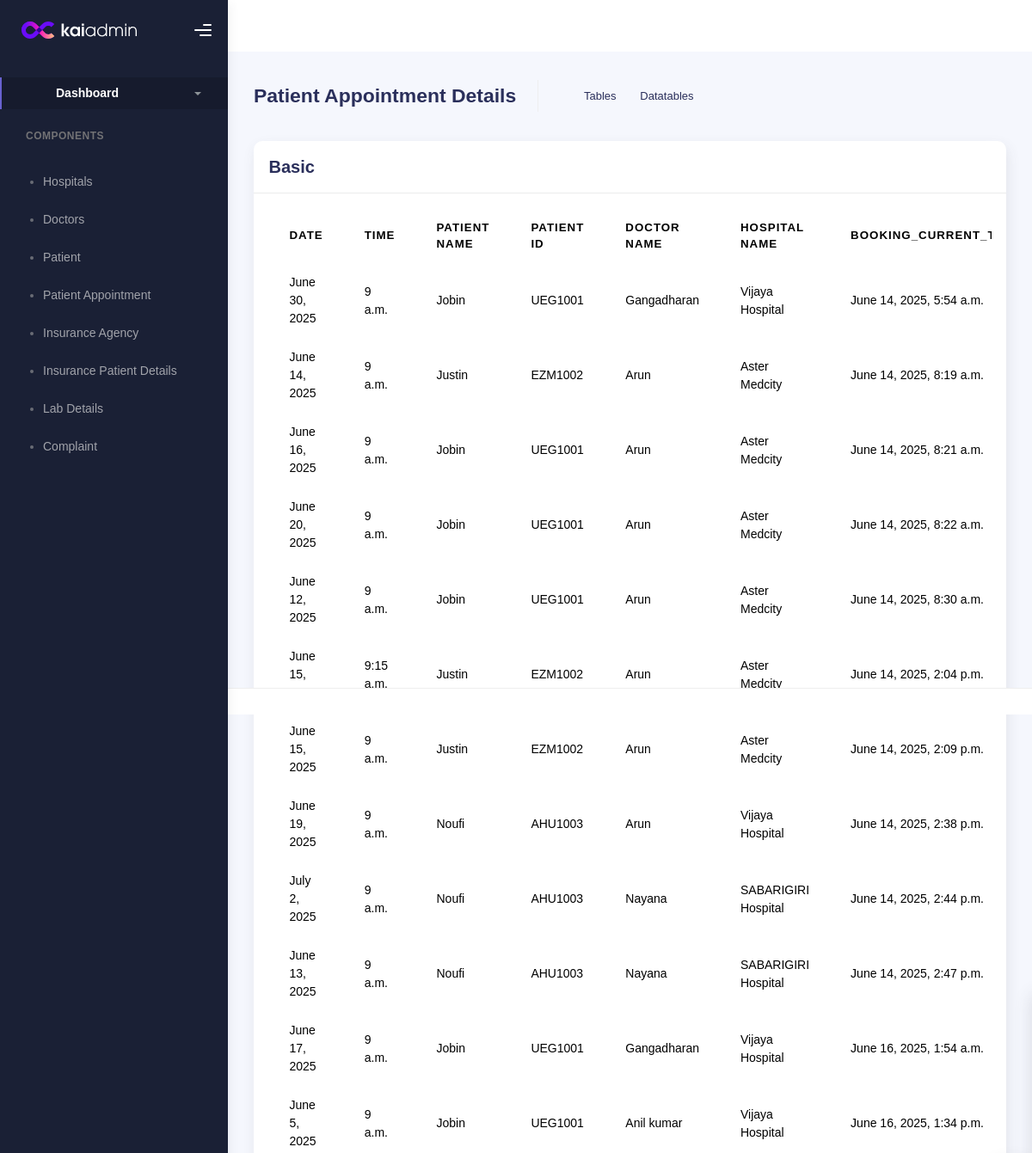
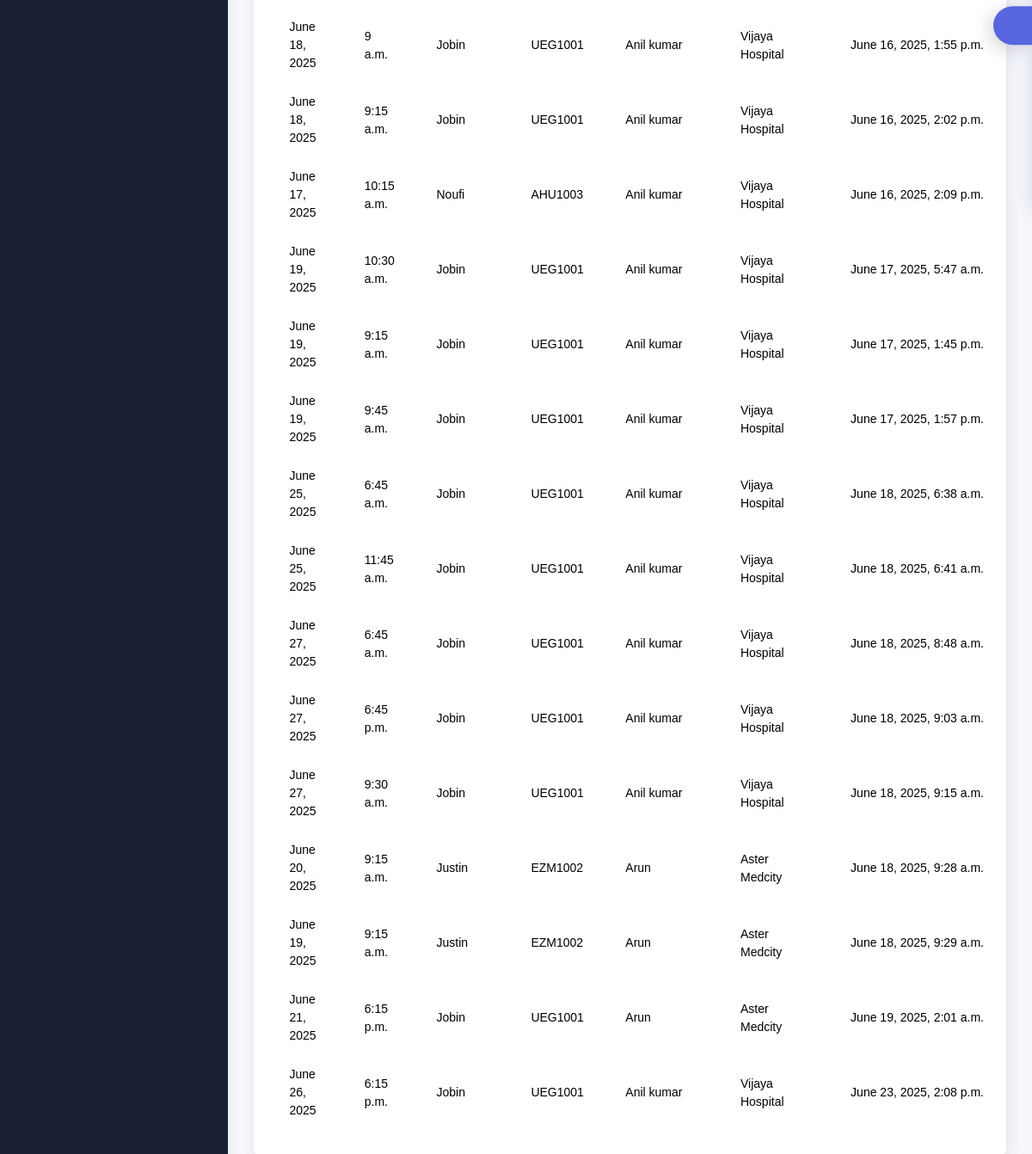
Page /pat_appoint_show_admin on the committed database (2 pictures, top to bottom).
### hosp_app/models.py (models this page shows, shortened)
class Appointment(models.Model):
    pat_id=models.ForeignKey(Patient,on_delete=models.CASCADE)
    doc_id=models.ForeignKey(Doctor,on_delete=models.CASCADE)
    hosp_id=models.ForeignKey(Hosp,on_delete=models.CASCADE)
    book_date=models.DateField()
    book_time=models.TimeField()
    cancel=models.CharField(max_length=100)
    appointment_type = models.CharField(max_length=10,choices=[("Online", "Online"), ("Offline", "Offline")],blank=True,null=True)
    pres = models.CharField(max_length=100, blank=True, null=True)
    curr_date=models.DateTimeField(auto_now_add=True)
    url=models.CharField(max_length=100,null=True, blank=True)
    status=models.IntegerField(default=0,null=True, blank=True)

class Patient(models.Model):
    name = models.CharField(max_length=100)
    address = models.CharField(max_length=100)
    gender = models.CharField(max_length=100)
    age = models.CharField(max_length=100)
    contact = models.CharField(max_length=100)
    loginid = models.ForeignKey(Login, on_delete=models.CASCADE)
    pr_number = models.CharField(max_length=15, unique=True, blank=True, null=True)

class Doctor(models.Model):
    uploaded_image = models.ImageField(upload_to='images/', blank=True, null=True)
    name=models.CharField(max_length=100)
    gender=models.CharField(max_length=100)
    age=models.CharField(max_length=100)
    specification=models.CharField(max_length=100)
    exp=models.CharField(max_length=100)
    qualif=models.CharField(max_length=100)
    contact=models.CharField(max_length=100)
    con_fee=models.CharField(max_length=100)
    hosp_name=models.ForeignKey(Hosp,on_delete=models.CASCADE)
    loginid=models.ForeignKey('Login',on_delete=models.CASCADE)

class Hosp(models.Model):
    name=models.CharField(max_length=100)
    address=models.CharField(max_length=100)
    dist=models.CharField(max_length=100)
    city=models.CharField(max_length=100)
    contact=models.CharField(max_length=100)
    loginid=models.ForeignKey('Login',on_delete=models.CASCADE)

### hosp_app/views.py (the view)
# urls.py: path('pat_appoint_show_admin',views.pat_appoint_show_admin,name='pat_appoint_show_admin'),
def pat_appoint_show_admin(request):
    appointment_shown = Appointment.objects.all()
    return render(request, 'pat_appoint_show_admin.html', {'appointment_shown': appointment_shown})

### hosp_app/templates/pat_appoint_show_admin.html (shortened to what this page needs)
{% load static %}
<!DOCTYPE html>
<html lang="en">
  <head>
    <link rel="stylesheet" href="{% static 'kaiadmin-lite-1.2.0/assets/css/bootstrap.min.css' %}" />
    <link rel="stylesheet" href="{% static 'kaiadmin-lite-1.2.0/assets/css/plugins.min.css' %}" />
    <link rel="stylesheet" href="{% static 'kaiadmin-lite-1.2.0/assets/css/kaiadmin.min.css' %}" />
    <link rel="stylesheet" href="{% static 'kaiadmin-lite-1.2.0/assets/css/demo.css' %}" />
  </head>
  <body>
    <div class="wrapper">
      <div class="sidebar" data-background-color="dark">
        <div class="sidebar-logo">
          <div class="logo-header" data-background-color="dark">
            <a href="../index.html" class="logo">
              <img
                src="{% static 'kaiadmin-lite-1.2.0/assets/img/kaiadmin/logo_light.svg' %}"
                alt="navbar brand"
                class="navbar-brand"
                height="20"
              />
            </a>
            <div class="nav-toggle">
              <button class="btn btn-toggle toggle-sidebar">
                <i class="gg-menu-right"></i>
              </button>
            </div>
          </div>
        </div>
        <div class="sidebar-wrapper scrollbar scrollbar-inner">
          <div class="sidebar-content">
            <ul class="nav nav-secondary">
              <ul class="nav nav-secondary">
              <li class="nav-item active">
                <a
                  data-bs-toggle="collapse"
                  href="#dashboard"
                  class="collapsed"
                  aria-expanded="false"
                >
                  <p>Dashboard</p>
                  <span class="caret"></span>
                </a>
              </li>
              <li class="nav-section">
                <h4 class="text-section">Components</h4>
              </li>
              <li class="nav-item">
                <ul class="nav nav-collapse">
                    <li>
                      <a href="hosp_reg_show">
                        <span class="sub-item">Hospitals</span>
                      </a>
                    </li>
                    <li>
                      <a href="doc_reg_show">
                        <span class="sub-item">Doctors</span>
                      </a>
                    </li>
                    <li>
                      <a href="pat_reg_show">
                        <span class="sub-item">Patient</span>
                      </a>
                    </li>
                    <li>
                      <a href="pat_appoint_show_admin">
                        <span class="sub-item">Patient Appointment</span>
                      </a>
                    </li>
                    <li>
                      <a href="ins_show_admin">
                        <span class="sub-item">Insurance Agency</span>
                      </a>
                    </li>
                    <li>
                      <a href="ins_pat_show_admin">
                        <span class="sub-item">Insurance Patient Details</span>
                      </a>
                    </li>
                    <li>
                      <a href="labs_show_admin">
                        <span class="sub-item">Lab Details</span>
                      </a>
                    </li>
                    <li>
                      <a href="admin_complaint_list">
                        <span class="sub-item">Complaint</span>
                      </a>
                    </li>
                  </ul>
              </li>
            </ul>
          </div>
        </div>
      </div>
      <div class="main-panel">
        <div class="main-header">
        </div>
        <div class="container">
          <div class="page-inner">
            <div class="page-header">
              <h3 class="fw-bold mb-3">Patient Appointment Details</h3>
              <ul class="breadcrumbs mb-3">
                <li class="nav-item">
                  <a href="#">Tables</a>
                </li>
                <li class="nav-item">
                  <a href="#">Datatables</a>
                </li>
              </ul>
            </div>
            <div class="row">
              <div class="col-md-12">
                <div class="card">
                  <div class="card-header">
                    <h4 class="card-title">Basic</h4>
                  </div>
                  <div class="card-body">
                    <div class="table-responsive">
                      <table
                        id="basic-datatables"
                        class="display table table-striped table-hover"
                      >
                        <thead>
                          <tr>
                            <th>Date</th>
                            <th>Time </th>
                            <th>Patient Name</th>
                            <th>Patient ID</th>
                            <th>Doctor name</th>
                            <th>Hospital name</th>
                            <th>Booking_current_time</th>
                          </tr>
                        </thead>
                        <tfoot>
                            {% for i in appointment_shown %}
                          <tr>
                            <td>{{i.book_date}}</td>
                            <td>{{i.book_time}}</td>
                            <td>{{i.pat_id.name}}</td>
                            <td>{{i.pat_id.pr_number}}</td>
                            <td>{{i.doc_id.name}}</td>
                            <td>{{i.hosp_id.name}}</td>
                            <td>{{i.curr_date}}</td>
                          </tr>
                          {% endfor %}
                        </tfoot>
                      </table>
                    </div>
                  </div>
                </div>
              </div>
              </div>
              </div>
            </div>
          </div>
        </div>
        <footer class="footer">
        </footer>
      <div class="custom-template">
        <div class="custom-toggle">
        </div>
      </div>
  </body>
</html>

### hosp_app/static/kaiadmin-lite-1.2.0/assets/css/demo.css (style rules this page uses)
.custom-template { position: fixed; top: 50%; transform: translateY(-50%); right: -325px; width: 325px; height: max-content; display: block; z-index: 1; background: #ffffff; transition: all .3s; z-index: 1003; box-shadow: -1px 1px 20px rgba(69, 65, 78, 0.15); border-top-left-radius: 5px; border-bottom-left-radius: 5px; transition: all .5s; }
.custom-template .custom-toggle { position: absolute; width: 45px; height: 45px; background: #5867dd; top: 50%; left: -45px; transform: translateY(-50%); display: flex; align-items: center; justify-content: center; text-align: center; border-top-left-radius: 30px; border-bottom-left-radius: 30px; cursor: pointer; color: #ffffff; box-shadow: -5px 5px 20px rgba(69, 65, 78, 0.21); }

### rows in the picture
Appointment: book_date "June 30, 2025", book_time "9 a.m.", pat_id.name "Jobin", pat_id.pr_number "UEG1001", doc_id.name "Gangadharan", hosp_id.name "Vijaya Hospital", curr_date "June 14, 2025, 5:54 a.m."
Appointment: book_date "June 14, 2025", book_time "9 a.m.", pat_id.name "Justin", pat_id.pr_number "EZM1002", doc_id.name "Arun", hosp_id.name "Aster Medcity", curr_date "June 14, 2025, 8:19 a.m."
Appointment: book_date "June 16, 2025", book_time "9 a.m.", pat_id.name "Jobin", pat_id.pr_number "UEG1001", doc_id.name "Arun", hosp_id.name "Aster Medcity", curr_date "June 14, 2025, 8:21 a.m."
Appointment: book_date "June 20, 2025", book_time "9 a.m.", pat_id.name "Jobin", pat_id.pr_number "UEG1001", doc_id.name "Arun", hosp_id.name "Aster Medcity", curr_date "June 14, 2025, 8:22 a.m."
Appointment: book_date "June 12, 2025", book_time "9 a.m.", pat_id.name "Jobin", pat_id.pr_number "UEG1001", doc_id.name "Arun", hosp_id.name "Aster Medcity", curr_date "June 14, 2025, 8:30 a.m."
Appointment: book_date "June 15,…", book_time "9:15 a.m.", pat_id.name "Justin", pat_id.pr_number "EZM1002", doc_id.name "Arun", hosp_id.name "Aster Medcity", curr_date "June 14, 2025, 2:04 p.m."
Appointment: book_date "June 15, 2025", book_time "9 a.m.", pat_id.name "Justin", pat_id.pr_number "EZM1002", doc_id.name "Arun", hosp_id.name "Aster Medcity", curr_date "June 14, 2025, 2:09 p.m."
Appointment: book_date "June 19, 2025", book_time "9 a.m.", pat_id.name "Noufi", pat_id.pr_number "AHU1003", doc_id.name "Arun", hosp_id.name "Vijaya Hospital", curr_date "June 14, 2025, 2:38 p.m."
Appointment: book_date "July 2, 2025", book_time "9 a.m.", pat_id.name "Noufi", pat_id.pr_number "AHU1003", doc_id.name "Nayana", hosp_id.name "SABARIGIRI Hospital", curr_date "June 14, 2025, 2:44 p.m."
Appointment: book_date "June 13, 2025", book_time "9 a.m.", pat_id.name "Noufi", pat_id.pr_number "AHU1003", doc_id.name "Nayana", hosp_id.name "SABARIGIRI Hospital", curr_date "June 14, 2025, 2:47 p.m."
Appointment: book_date "June 17, 2025", book_time "9 a.m.", pat_id.name "Jobin", pat_id.pr_number "UEG1001", doc_id.name "Gangadharan", hosp_id.name "Vijaya Hospital", curr_date "June 16, 2025, 1:54 a.m."
Appointment: book_date "June 5, 2025", book_time "9 a.m.", pat_id.name "Jobin", pat_id.pr_number "UEG1001", doc_id.name "Anil kumar", hosp_id.name "Vijaya Hospital", curr_date "June 16, 2025, 1:34 p.m."
Appointment: book_date "June 18, 2025", book_time "9 a.m.", pat_id.name "Jobin", pat_id.pr_number "UEG1001", doc_id.name "Anil kumar", hosp_id.name "Vijaya Hospital", curr_date "June 16, 2025, 1:55 p.m."
Appointment: book_date "June 18, 2025", book_time "9:15 a.m.", pat_id.name "Jobin", pat_id.pr_number "UEG1001", doc_id.name "Anil kumar", hosp_id.name "Vijaya Hospital", curr_date "June 16, 2025, 2:02 p.m."
Appointment: book_date "June 17, 2025", book_time "10:15 a.m.", pat_id.name "Noufi", pat_id.pr_number "AHU1003", doc_id.name "Anil kumar", hosp_id.name "Vijaya Hospital", curr_date "June 16, 2025, 2:09 p.m."
Appointment: book_date "June 19, 2025", book_time "10:30 a.m.", pat_id.name "Jobin", pat_id.pr_number "UEG1001", doc_id.name "Anil kumar", hosp_id.name "Vijaya Hospital", curr_date "June 17, 2025, 5:47 a.m."
Appointment: book_date "June 19, 2025", book_time "9:15 a.m.", pat_id.name "Jobin", pat_id.pr_number "UEG1001", doc_id.name "Anil kumar", hosp_id.name "Vijaya Hospital", curr_date "June 17, 2025, 1:45 p.m."
Appointment: book_date "June 19, 2025", book_time "9:45 a.m.", pat_id.name "Jobin", pat_id.pr_number "UEG1001", doc_id.name "Anil kumar", hosp_id.name "Vijaya Hospital", curr_date "June 17, 2025, 1:57 p.m."
Appointment: book_date "June 25, 2025", book_time "6:45 a.m.", pat_id.name "Jobin", pat_id.pr_number "UEG1001", doc_id.name "Anil kumar", hosp_id.name "Vijaya Hospital", curr_date "June 18, 2025, 6:38 a.m."
Appointment: book_date "June 25, 2025", book_time "11:45 a.m.", pat_id.name "Jobin", pat_id.pr_number "UEG1001", doc_id.name "Anil kumar", hosp_id.name "Vijaya Hospital", curr_date "June 18, 2025, 6:41 a.m."
Appointment: book_date "June 27, 2025", book_time "6:45 a.m.", pat_id.name "Jobin", pat_id.pr_number "UEG1001", doc_id.name "Anil kumar", hosp_id.name "Vijaya Hospital", curr_date "June 18, 2025, 8:48 a.m."
Appointment: book_date "June 27, 2025", book_time "6:45 p.m.", pat_id.name "Jobin", pat_id.pr_number "UEG1001", doc_id.name "Anil kumar", hosp_id.name "Vijaya Hospital", curr_date "June 18, 2025, 9:03 a.m."
Appointment: book_date "June 27, 2025", book_time "9:30 a.m.", pat_id.name "Jobin", pat_id.pr_number "UEG1001", doc_id.name "Anil kumar", hosp_id.name "Vijaya Hospital", curr_date "June 18, 2025, 9:15 a.m."
Appointment: book_date "June 20, 2025", book_time "9:15 a.m.", pat_id.name "Justin", pat_id.pr_number "EZM1002", doc_id.name "Arun", hosp_id.name "Aster Medcity", curr_date "June 18, 2025, 9:28 a.m."
Appointment: book_date "June 19, 2025", book_time "9:15 a.m.", pat_id.name "Justin", pat_id.pr_number "EZM1002", doc_id.name "Arun", hosp_id.name "Aster Medcity", curr_date "June 18, 2025, 9:29 a.m."
Appointment: book_date "June 21, 2025", book_time "6:15 p.m.", pat_id.name "Jobin", pat_id.pr_number "UEG1001", doc_id.name "Arun", hosp_id.name "Aster Medcity", curr_date "June 19, 2025, 2:01 a.m."
Appointment: book_date "June 26, 2025", book_time "6:15 p.m.", pat_id.name "Jobin", pat_id.pr_number "UEG1001", doc_id.name "Anil kumar", hosp_id.name "Vijaya Hospital", curr_date "June 23, 2025, 2:08 p.m."
